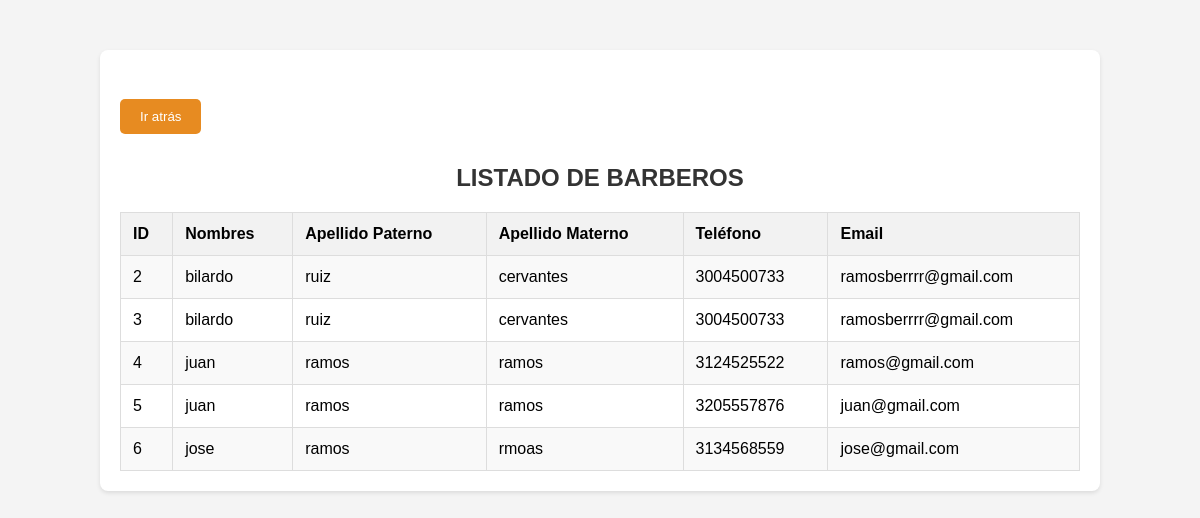
/barberos.php, run on the app's committed database.
### tables this page shows
CREATE TABLE `registrar_barbero` (
  `id` int(11) NOT NULL,
  `nombres` varchar(50) NOT NULL,
  `apellido_pat` varchar(50) NOT NULL,
  `apellido_mat` varchar(50) NOT NULL,
  `numero` varchar(50) NOT NULL,
  `email` varchar(50) NOT NULL,
  `password` varchar(150) NOT NULL
);

### barberos.php (the view, shortened to what this page needs)
<?php
$conexion = mysqli_connect("localhost", "root", "", "registrar_barber");
?>
<!DOCTYPE html>
<html lang="en">
<head>
    <link rel="stylesheet" href="css/barberos.css">
</head>
<body>
    <div class="container">
        <h3><a href="XBARBER.php"><button class="atras" type="button">Ir atrás</button></a></h3>
        <h2>LISTADO DE BARBEROS</h2>
        <table>
            <tr>
                <th>ID</th>
                <th>Nombres</th>
                <th>Apellido Paterno</th>
                <th>Apellido Materno</th>
                <th>Teléfono</th>
                <th>Email</th>
            </tr>
            <?php
            $sql = "SELECT * FROM registrar_barbero";
            $result = mysqli_query($conexion, $sql);
            if ($result) {
                if (mysqli_num_rows($result) > 0) {
                    while($mostrar = mysqli_fetch_array($result)){
                        echo "<tr>";
                        echo "<td>" . $mostrar['id'] . "</td>";
                        echo "<td>" . $mostrar['nombres'] . "</td>";
                        echo "<td>" . $mostrar['apellido_pat'] . "</td>";
                        echo "<td>" . $mostrar['apellido_mat'] . "</td>";
                        echo "<td>" . $mostrar['numero'] . "</td>";
                        echo "<td>" . $mostrar['email'] . "</td>";
                        echo "</tr>";
                    }
                } else {
                    echo "<tr><td colspan='6'>No se encontraron registros</td></tr>";
                }
            } else {
                echo "<tr><td colspan='6'>Error en la consulta: " . mysqli_error($conexion) . "</td></tr>";
            }
            ?>
        </table>
    </div>
</body>
</html>

### css/barberos.css (style rules this page uses)
body { font-family: Arial, sans-serif; background-color: #f4f4f4; margin: 0; padding: 0; }
.container { width: 80%; margin: 50px auto; padding: 20px; background-color: #fff; border-radius: 8px; box-shadow: 0 2px 4px rgba(0,0,0,0.1); }
h2 { text-align: center; color: #333; }
table { width: 100%; border-collapse: collapse; margin-top: 20px; }
th, td { padding: 12px; border: 1px solid #ddd; text-align: left; }
th { background-color: #f2f2f2; }
tr:nth-child(even) { background-color: #f9f9f9; }
.atras { background-color: #e78b21; color: white; padding: 10px 20px; margin: 10px 0; border: none; cursor: pointer; border-radius: 5px; text-decoration: none; }
h3 { text-align: left; }

### data on the page
registrar_barbero: id "2", nombres "bilardo", apellido_pat "ruiz", apellido_mat "cervantes", numero "3004500733", email "ramosberrrr@gmail.com"
registrar_barbero: id "3", nombres "bilardo", apellido_pat "ruiz", apellido_mat "cervantes", numero "3004500733", email "ramosberrrr@gmail.com"
registrar_barbero: id "4", nombres "juan", apellido_pat "ramos", apellido_mat "ramos", numero "3124525522", email "ramos@gmail.com"
registrar_barbero: id "5", nombres "juan", apellido_pat "ramos", apellido_mat "ramos", numero "3205557876", email "juan@gmail.com"
registrar_barbero: id "6", nombres "jose", apellido_pat "ramos", apellido_mat "rmoas", numero "3134568559", email "jose@gmail.com"
